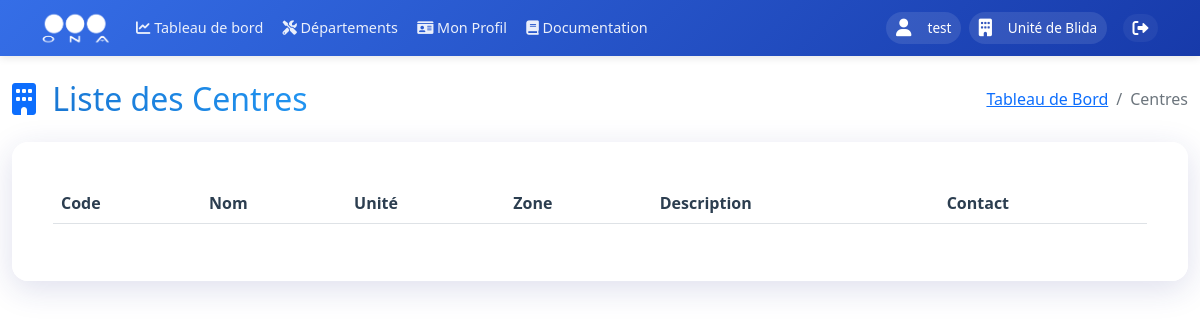
/centers (signed in), run on an earlier commit of the app's database.
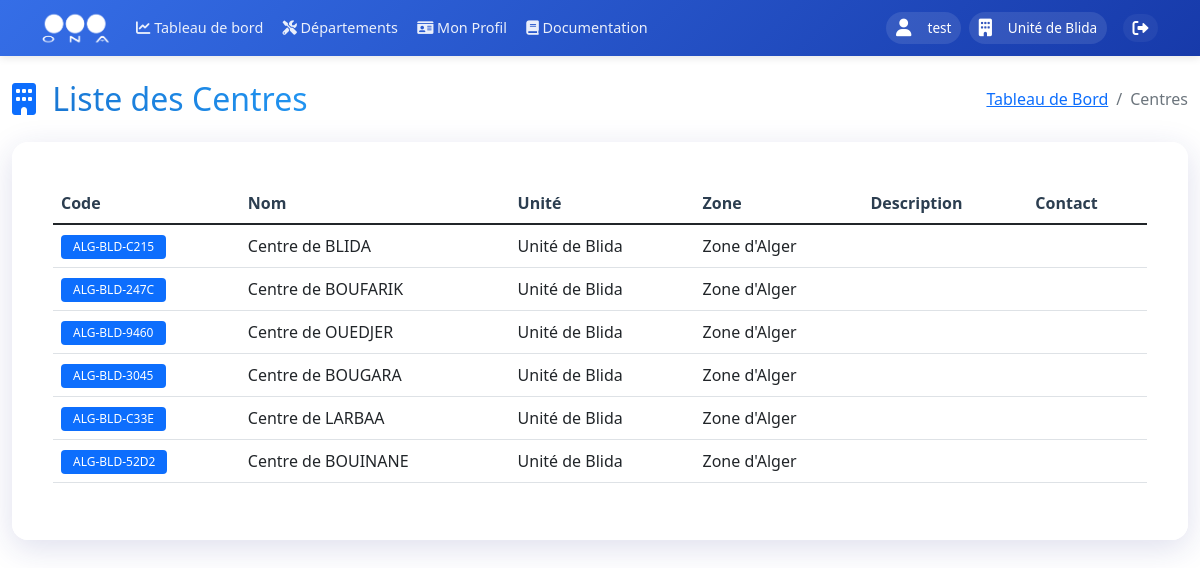
And on a later commit of the database.
### models.py (models this page shows, shortened)
class User(UserMixin, db.Model):
    __tablename__ = 'users'
    id = db.Column(db.Integer, primary_key=True)
    username = db.Column(db.String(80), unique=True, nullable=False, index=True)
    nickname = db.Column(db.String(80), index=True)
    email = db.Column(db.String(120), unique=True, nullable=True, index=True)
    password_hash = db.Column(db.String(128))
    role = db.Column(db.String(20), nullable=False, default=UserRole.UTILISATEUR, index=True)
    is_active = db.Column(db.Boolean, default=True, index=True)
    last_login = db.Column(db.DateTime, index=True)
    unit_id = db.Column(db.Integer, db.ForeignKey('units.id', ondelete='SET NULL'), nullable=True, index=True)
    zone_id = db.Column(db.Integer, db.ForeignKey('zones.id', ondelete='SET NULL'), nullable=True, index=True)
    created_at = db.Column(db.DateTime, default=datetime.utcnow, index=True)
    updated_at = db.Column(db.DateTime, default=datetime.utcnow, onupdate=datetime.utcnow, index=True)
    profile = db.relationship('UserProfile', backref='user', uselist=False, lazy=True, cascade='all, delete-orphan')
    incidents = db.relationship('Incident', backref='author', lazy=True)

class Unit(db.Model):
    __tablename__ = 'units'
    id = db.Column(db.Integer, primary_key=True)
    name = db.Column(db.String(100), nullable=False, index=True)
    code = db.Column(db.String(10), unique=True, nullable=False, index=True)
    email = db.Column(db.String(120), unique=True, nullable=True)
    phone = db.Column(db.String(20), nullable=True)
    description = db.Column(db.Text)
    address = db.Column(db.String(200))
    zone_id = db.Column(db.Integer, db.ForeignKey('zones.id', ondelete='CASCADE'), nullable=False, index=True)
    director_id = db.Column(db.Integer, db.ForeignKey('users.id'), nullable=True)
    centers = db.relationship('Center', backref='unit', lazy=True, cascade='all, delete-orphan')
    users = db.relationship('User', backref='assigned_unit', lazy=True, foreign_keys='User.unit_id')
    director = db.relationship('User', foreign_keys=[director_id], backref='directed_unit', lazy=True)
    incidents = db.relationship('Incident', backref='unit', lazy=True)
    created_at = db.Column(db.DateTime, default=datetime.utcnow, index=True)
    updated_at = db.Column(db.DateTime, default=datetime.utcnow, onupdate=datetime.utcnow, index=True)

class Center(db.Model):
    __tablename__ = 'centers'
    id = db.Column(db.Integer, primary_key=True)
    name = db.Column(db.String(100), nullable=False)
    code = db.Column(db.String(20), unique=True, nullable=False)
    description = db.Column(db.Text)
    address = db.Column(db.String(200))
    phone = db.Column(db.String(20))
    email = db.Column(db.String(120))
    unit_id = db.Column(db.Integer, db.ForeignKey('units.id', ondelete='CASCADE'), nullable=False)
    created_at = db.Column(db.DateTime, default=datetime.utcnow)
    updated_at = db.Column(db.DateTime, default=datetime.utcnow, onupdate=datetime.utcnow)

class Zone(db.Model):
    __tablename__ = 'zones'
    id = db.Column(db.Integer, primary_key=True)
    name = db.Column(db.String(100), unique=True, nullable=False, index=True)
    code = db.Column(db.String(10), unique=True, nullable=False, index=True)
    email = db.Column(db.String(120), unique=True, nullable=True)
    phone = db.Column(db.String(20), nullable=True)
    description = db.Column(db.Text)
    address = db.Column(db.String(200))
    director_id = db.Column(db.Integer, db.ForeignKey('users.id'), nullable=True)
    units = db.relationship('Unit', backref='zone', lazy=True, cascade='all, delete-orphan')
    users = db.relationship('User', backref='assigned_zone', lazy=True, foreign_keys='User.zone_id')
    director = db.relationship('User', foreign_keys=[director_id], backref='directed_zone', lazy=True)
    created_at = db.Column(db.DateTime, default=datetime.utcnow, index=True)
    updated_at = db.Column(db.DateTime, default=datetime.utcnow, onupdate=datetime.utcnow, index=True)

### app.py (the view)
@app.route('/centers')
@login_required
def list_centers():
    if current_user.role == UserRole.ADMIN:
        centers = Center.query.all()
        zones = Zone.query.all()
    elif current_user.assigned_unit:
        centers = Center.query.filter_by(unit_id=current_user.assigned_unit.id).all()
        zones = []
    else:
        centers = []
        zones = []
    return render_template('admin/centers.html', centers=centers, zones=zones)

### app.py (called while the page is built)
@login_manager.user_loader
def load_user(user_id):
    return db.session.get(User, int(user_id))

### templates/admin/centers.html (shortened to what this page needs)
{% extends "base/base.html" %}
{% block content %}
<div class="container-fluid mt-4">
    <div class="row mb-4">
        <div class="col-12">
            <div class="d-flex justify-content-between align-items-center">
                <h2 class="mb-0">
                    <i class="fas fa-building me-2 text-primary"></i>
                    <span class="gradient-text">Liste des Centres</span>
                </h2>
                <nav aria-label="breadcrumb">
                    <ol class="breadcrumb mb-0">
                        <li class="breadcrumb-item"><a href="{{ url_for('main_dashboard.dashboard') }}">Tableau de Bord</a></li>
                        <li class="breadcrumb-item active">Centres</li>
                    </ol>
                </nav>
            </div>
        </div>
    </div>
    <div class="row">
        <div class="col-12">
            <div class="glass-card">
                <div class="card-body">
                    <div class="table-responsive">
                        <table class="table table-hover">
                            <thead>
                                <tr>
                                    <th>Code</th>
                                    <th>Nom</th>
                                    <th>Unité</th>
                                    <th>Zone</th>
                                    <th>Description</th>
                                    <th>Contact</th>
                                </tr>
                            </thead>
                            <tbody>
                                {% for center in centers %}
                                <tr>
                                    <td><span class="badge bg-primary">{{ center.code }}</span></td>
                                    <td>{{ center.name }}</td>
                                    <td>{{ center.unit.name }}</td>
                                    <td>{{ center.unit.zone.name }}</td>
                                    <td>{{ center.description }}</td>
                                    <td>
                                    </td>
                                </tr>
                                {% endfor %}
                            </tbody>
                        </table>
                    </div>
                </div>
            </div>
        </div>
    </div>
</div>
{% endblock %}

### templates/base/base.html (shortened to what this page needs)
<!DOCTYPE html>
<html lang="fr" dir="ltr">
<head>
    <link href="https://cdn.jsdelivr.net/npm/bootstrap@5.1.3/dist/css/bootstrap.min.css" rel="stylesheet">
    <link href="https://cdnjs.cloudflare.com/ajax/libs/font-awesome/6.0.0/css/all.min.css" rel="stylesheet">
    <link rel="stylesheet" href="https://unpkg.com/leaflet@1.9.4/dist/leaflet.css" />
    <link rel="stylesheet" href="https://cdn.datatables.net/1.11.5/css/dataTables.bootstrap5.min.css">
</head>
<body>
    <nav class="navbar navbar-expand-lg sticky-top">
        <div class="container">
            <a class="navbar-brand" href="{{ url_for('main_dashboard.dashboard') }}">
                <img src="{{ url_for('static', filename='images/ona_logo.png') }}" alt="ONA">
            </a>
            <div class="collapse navbar-collapse" id="navbarNav">
                <ul class="navbar-nav me-auto mb-2 mb-lg-0">
                    <li class="nav-item">
                        <a class="nav-link" href="{{ url_for('main_dashboard.dashboard') }}">
                            <i class="fas fa-chart-line"></i>
                            <span>Tableau de bord</span>
                        </a>
                    </li>
                    <li class="nav-item">
                        <a class="nav-link" href="{{ url_for('departements') }}">
                            <i class="fas fa-tools"></i>
                            <span>Départements</span>
                        </a>
                    </li>
                    {% if current_user.is_authenticated %}
                    <li class="nav-item">
                        <a class="nav-link" href="{{ url_for('profiles.view_profile') }}">
                            <i class="fas fa-id-card"></i>
                            <span>Mon Profil</span>
                        </a>
                    </li>
                    {% endif %}
                    <li class="nav-item">
                        <a class="nav-link {% if active_page == 'documentation' %}active{% endif %}" href="{{ url_for('documentation.view_documentation') }}">
                            <i class="fas fa-book"></i> Documentation
                        </a>
                    </li>
                </ul>
                <div class="user-section">
                    <div class="d-flex align-items-center">
                        {% if current_user.is_authenticated %}
                            <div class="user-info">
                                <i class="fas fa-user me-2"></i>
                                <span>
                                    {% if current_user.nickname %}
                                        {{ current_user.nickname }}
                                    {% else %}
                                        {{ current_user.username }}
                                    {% endif %}
                                </span>
                            </div>
                            {% if current_user.assigned_unit %}
                            <div class="user-info">
                                <i class="fas fa-building me-2"></i>
                                <span>{{ current_user.assigned_unit.name }}</span>
                            </div>
                            {% endif %}
                            <a href="{{ url_for('auth.logout') }}" class="logout-btn text-white text-decoration-none ms-2" title="Déconnexion">
                                <i class="fas fa-sign-out-alt"></i>
                            </a>
                        {% else %}
                            <a href="{{ url_for('auth.login') }}" class="btn btn-light">Connexion</a>
                        {% endif %}
                    </div>
                </div>
            </div>
        </div>
    </nav>
    {% block content %}{% endblock %}
</body>
</html>

### templates/base/base.html (style rules this page uses)
:root { --ona-primary: #356ee7; --ona-secondary: #173aaa; --ona-accent: #95C11F; --ona-dark: #2b2d42; --ona-light: #f8f9fa; --transition: all 0.3s ease-in-out; }
.navbar { background: linear-gradient(135deg, var(--ona-primary) 0%, var(--ona-secondary) 100%); box-shadow: 0 2px 8px rgba(0, 0, 0, 0.1); padding: 0.75rem 0; position: sticky; top: 0; z-index: 1000; height: 56px; }
.navbar-brand { display: flex; align-items: center; padding: 0; margin-right: 2rem; }
.navbar-brand img { height: 40px; width: auto; transition: var(--transition); filter: brightness(0) invert(1); }
.nav-link { color: rgba(255, 255, 255, 0.9) !important; padding: 0.5rem 1rem !important; border-radius: 50px; transition: var(--transition); font-weight: 500; }
.user-info { color: white; display: flex; align-items: center; gap: 0.5rem; padding: 0.5rem 1rem; border-radius: 50px; background: rgba(255, 255, 255, 0.1); margin-right: 1rem; }
.user-info i { font-size: 1.1rem; }
.logout-btn { color: rgba(255, 255, 255, 0.9); padding: 0.5rem 1rem; border-radius: 50px; text-decoration: none; transition: var(--transition); display: flex; align-items: center; gap: 0.5rem; background: rgba(255, 255, 255, 0.05); }
@media (max-width: 1366px) { .navbar { padding: 0.5rem 0; } }
@media (max-width: 1366px) { .navbar-brand img { height: 35px; } }
@media (max-width: 1366px) { .nav-link { padding: 0.4rem 0.8rem !important; font-size: 0.95rem; } }
@media (max-width: 1366px) { .user-info { padding: 0.4rem 0.8rem; font-size: 0.9rem; } }
@media (max-width: 1366px) { .logout-btn { padding: 0.4rem 0.8rem; } }
@media (max-width: 1200px) { .navbar-brand { margin-right: 1rem; } }
@media (max-width: 1200px) { .nav-link { padding: 0.35rem 0.6rem !important; font-size: 0.9rem; } }
@media (max-width: 1200px) { .user-info { padding: 0.35rem 0.6rem; font-size: 0.85rem; margin-right: 0.5rem; } }
@media (max-width: 1200px) { .logout-btn { padding: 0.35rem 0.6rem; } }
.container-fluid { padding-top: 0; margin-top: 0; }

### templates/admin/centers.html (style rules this page uses)
.glass-card { background: rgba(255, 255, 255, 0.95); box-shadow: 0 8px 32px 0 rgba(31, 38, 135, 0.15); backdrop-filter: blur(4px); border: 1px solid rgba(255, 255, 255, 0.18); border-radius: 1rem; padding: 1.5rem; }
.gradient-text { background: linear-gradient(45deg, #1976D2, #2196F3); -webkit-background-clip: text; -webkit-text-fill-color: transparent; background-clip: text; }
.table th { font-weight: 600; color: #2c3e50; }
.table td { vertical-align: middle; }
.badge { font-weight: 500; padding: 0.5em 1em; }

What changed in the data, as far as the page shows it:
added Center: code "ALG-BLD-C215", name "Centre de BLIDA", unit.name "Unité de Blida", unit.zone.name "Zone d'Alger"
added Center: code "ALG-BLD-247C", name "Centre de BOUFARIK", unit.name "Unité de Blida", unit.zone.name "Zone d'Alger"
added Center: code "ALG-BLD-9460", name "Centre de OUEDJER", unit.name "Unité de Blida", unit.zone.name "Zone d'Alger"
added Center: code "ALG-BLD-3045", name "Centre de BOUGARA", unit.name "Unité de Blida", unit.zone.name "Zone d'Alger"
added Center: code "ALG-BLD-C33E", name "Centre de LARBAA", unit.name "Unité de Blida", unit.zone.name "Zone d'Alger"
added Center: code "ALG-BLD-52D2", name "Centre de BOUINANE", unit.name "Unité de Blida", unit.zone.name "Zone d'Alger"
